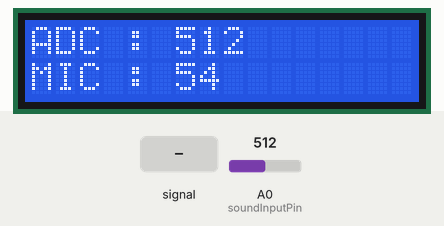
This sketch was run on a simulated Arduino Uno, built with avr-gcc and run on an emulated ATmega328P. Parts: 16×2 character LCD. The inputs (shaded band) are chosen by the test bench; at power-on: A0 (soundInputPin) = 512.

Above: at 4.2 s.
4.3 s: A0 (soundInputPin) fed a 200 Hz sine of ±81 counts around its level
At 4.38 s:
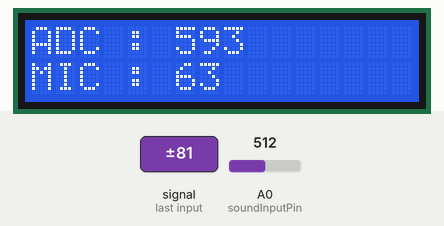
5.8 s: A0 (soundInputPin) set to 716
At 6.3 s:
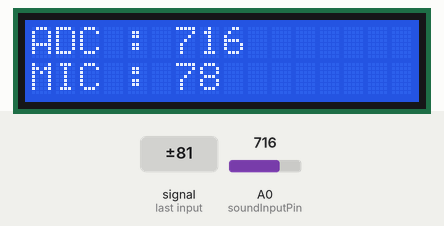
7.3 s: A0 (soundInputPin) fed a 1000 Hz sine of ±255 counts around its level
At 7.44 s:
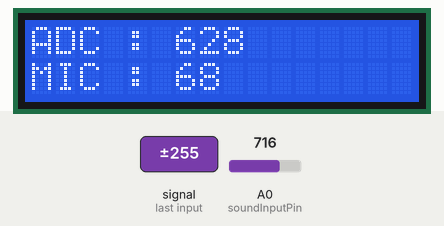
8.8 s: A0 (soundInputPin) set to 145
At 9.2 s:
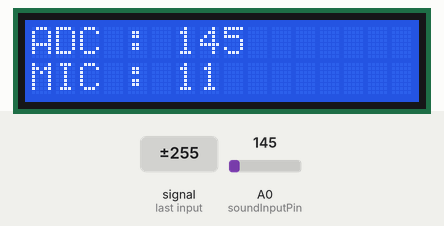
10.3 s: A0 (soundInputPin) set to 126
At 10.6 s:
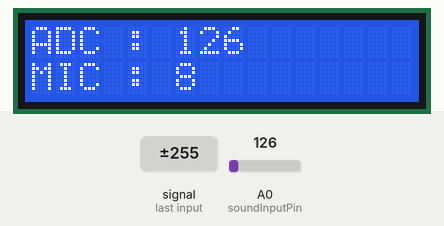
Timing chart, 0 to 12.8 s (numbered marks = the images above; inputs shaded):
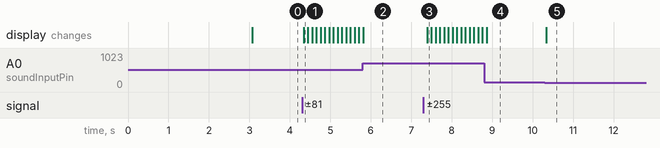

Measured:
- after the input at 4.3 s, the display: changes at once (image 1)
- after the input at 7.3 s, the display: changes after 0.09 s (image 3)
- after the input at 10.3 s, the display: changes at once (image 5)

The sketch:

Ex_6_6.ino
```cpp
/*

  예제 6.6
  마이크 입력 실험 예제입니다.

*/
#include <LiquidCrystal.h>

LiquidCrystal lcd(12,11,5,4,3,2);

int soundInputPin = 0;

void setup() {
 lcd.begin(16,2);
 lcd.print("MEP-6 Ex 6.6");
 lcd.setCursor(0,1);
 lcd.print("MIC level");
 delay(3000);
 lcd.clear();
 lcd.setCursor(0,0);
 lcd.print("ADC :");
 lcd.setCursor(0,1);
 lcd.print("MIC :");
 lcd.setCursor(15,1);

}

void loop() {
  lcd.clear();
  lcd.setCursor(0,0);
  lcd.print("ADC :");
  lcd.setCursor(0,1);
  lcd.print("MIC :");
  lcd.setCursor(15,1);
  int soundInput = analogRead(soundInputPin);
  int soundLevel = map(soundInput, 50, 900, 0, 100);
  lcd.setCursor(6,0);
  lcd.print(soundInput);
  lcd.setCursor(6,1);
  lcd.print(soundLevel);

  delay(100);
}
```
